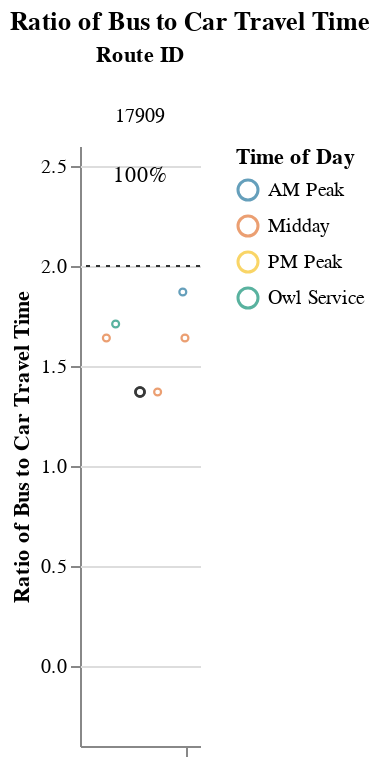
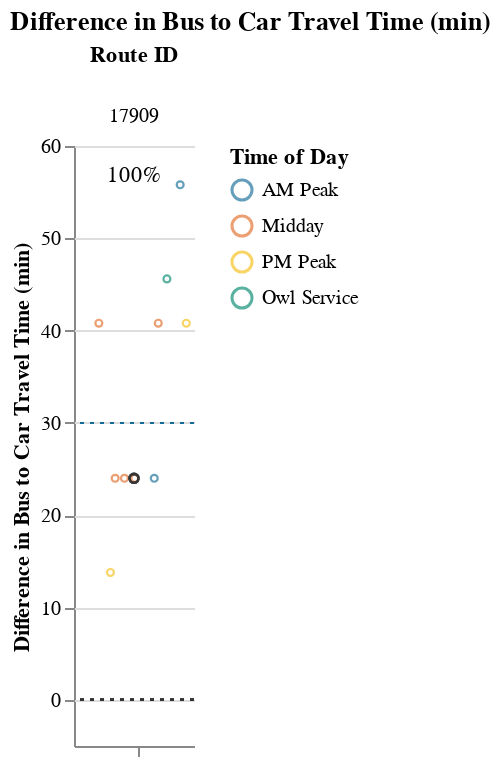

Notebook code for these charts, in order:
### Markdown cell above
### Long Routes (> 1.5 hrs)

### Code cell
route_group = "long"
try:
    subset_routes, mult, diff  = setup_charts(df, PCT_COMPETITIVE_THRESHOLD, route_group)
    if len(subset_routes) > 0:
        display(
            Markdown(
                f"{CAPTIONS_DICT[route_group]}"
                "Within each route group, routes are sorted in descending order "
                "by % competitive trips and # trips below the additional time cut-off."
            )
        )

        display(mult)
        display(diff)
except:
    print("No routes meet this criteria.")

### Figure 1 — Vega-Lite specification as saved in the notebook (floating-point values rounded to 4 significant figures)
{"config": {"view": {"continuousWidth": 400, "continuousHeight": 300, "stroke": null}, "facet": {"spacing": 0}}, "data": {"name": "data-01922e222d83407ece537925be3db19f"}, "facet": {"column": {"field": "route_id", "sort": ["17909"], "title": "Route ID", "type": "nominal"}}, "spec": {"layer": [{"mark": {"type": "point", "opacity": 0.65, "size": 12, "strokeWidth": 1.1}, "encoding": {"color": {"field": "time_of_day", "scale": {"range": ["#136C97", "#E16B26", "#F6BF16", "#00896B", "#7790A3", "#5B559C"]}, "sort": ["AM Peak", "Midday", "PM Peak", "Owl Service"], "title": "Time of Day", "type": "nominal"}, "tooltip": [{"field": "route_id", "type": "nominal"}, {"field": "trip_id", "type": "nominal"}, {"field": "service_hours", "type": "quantitative"}, {"field": "car_duration_hours", "type": "quantitative"}, {"field": "bus_multiplier", "type": "quantitative"}, {"field": "bus_difference", "type": "quantitative"}, {"field": "num_trips", "type": "quantitative"}, {"field": "num_competitive", "type": "quantitative"}, {"field": "pct_trips_competitive", "type": "quantitative"}, {"field": "p25", "type": "quantitative"}, {"field": "p50", "type": "quantitative"}, {"field": "p75", "type": "quantitative"}], "x": {"axis": {"grid": false, "labels": false, "ticks": true, "values": [0]}, "field": "jitter", "scale": {}, "title": null, "type": "quantitative"}, "y": {"field": "bus_multiplier", "scale": {"domain": [-0.25, 2.5]}, "title": "Ratio of Bus to Car Travel Time", "type": "quantitative"}}, "selection": {"selector001": {"type": "interval", "bind": "scales", "encodings": ["x", "y"]}}, "transform": [{"calculate": "sqrt(-2*log(random()))*cos(2*PI*random())", "as": "jitter"}], "width": 60}, {"layer": [{"mark": {"type": "point", "opacity": 0.6, "size": 20, "strokeWidth": 1.3}, "encoding": {"color": {"value": "#323434"}, "y": {"field": "bus_multiplier", "type": "quantitative"}}, "transform": [{"filter": "(datum.p50_trip === 1)"}]}, {"mark": {"type": "rule", "strokeDash": [2, 3]}, "encoding": {"color": {"value": "#323434"}, "y": {"field": "cutoff", "type": "quantitative"}}}, {"mark": {"type": "text", "align": "center", "baseline": "middle"}, "encoding": {"color": {"value": "black"}, "text": {"field": "pct_trips_competitive", "format": ".0%", "type": "quantitative"}, "tooltip": [{"field": "route_id", "type": "nominal"}, {"field": "trip_id", "type": "nominal"}, {"field": "service_hours", "type": "quantitative"}, {"field": "car_duration_hours", "type": "quantitative"}, {"field": "bus_multiplier", "type": "quantitative"}, {"field": "bus_difference", "type": "quantitative"}, {"field": "num_trips", "type": "quantitative"}, {"field": "num_competitive", "type": "quantitative"}, {"field": "pct_trips_competitive", "type": "quantitative"}, {"field": "p25", "type": "quantitative"}, {"field": "p50", "type": "quantitative"}, {"field": "p75", "type": "quantitative"}], "x": {"value": 30}, "y": {"value": 15}}, "transform": [{"calculate": "sqrt(-2*log(random()))*cos(2*PI*random())", "as": "jitter"}, {"filter": "(datum.fastest_trip === 1)"}]}]}]}, "resolve": {"scale": {"y": "shared"}}, "title": "Ratio of Bus to Car Travel Time", "$schema": "https://vega.github.io/schema/vega-lite/v4.17.0.json", "datasets": {"data-01922e222d83407ece537925be3db19f": [{"calitp_itp_id": 122, "trip_key": 8378563673706124481, "trip_id": "t_1310823_b_28693_tn_0", "shape_id": "p_914817", "route_id": "17909", "service_hours": 1.3, "trip_first_departure_ts": 68100, "trip_last_arrival_ts": 72780, "departure_hour": 18, "time_of_day": "PM Peak", "p25": 1.47, "p50": 1.61, "p75": 1.75, "p50_trip": 0, "fastest_trip": 1, "car_duration_hours": 1.07, "competitive_route": 1, "bus_multiplier": 1.21, "bus_difference": 13.8, "num_trips": 10, "num_competitive": 10, "pct_trips_competitive": 1.0, "bus_difference_spread": 42.0, "route_group": "long", "max_trip_hrs": 2.0, "max_trip_route_group": 2.0, "name": "Glenn County", "caltrans_district": "03 - Marysville", "drmt_organization_name": null, "cutoff2": 30.0, "cutoff": 2}, {"calitp_itp_id": 122, "trip_key": -690447106441252526, "trip_id": "t_1310822_b_28693_tn_0", "shape_id": "p_908499", "route_id": "17909", "service_hours": 1.47, "trip_first_departure_ts": 53700, "trip_last_arrival_ts": 58980, "departure_hour": 14, "time_of_day": "Midday", "p25": 1.47, "p50": 1.61, "p75": 1.75, "p50_trip": 1, "fastest_trip": 0, "car_duration_hours": 1.07, "competitive_route": 1, "bus_multiplier": 1.37, "bus_difference": 24.0, "num_trips": 10, "num_competitive": 10, "pct_trips_competitive": 1.0, "bus_difference_spread": 42.0, "route_group": "long", "max_trip_hrs": 2.0, "max_trip_route_group": 2.0, "name": "Glenn County", "caltrans_district": "03 - Marysville", "drmt_organization_name": null, "cutoff2": 30.0, "cutoff": 2}, {"calitp_itp_id": 122, "trip_key": 5299167220825219276, "trip_id": "t_1310820_b_28693_tn_0", "shape_id": "p_908499", "route_id": "17909", "service_hours": 1.47, "trip_first_departure_ts": 39300, "trip_last_arrival_ts": 44580, "departure_hour": 10, "time_of_day": "Midday", "p25": 1.47, "p50": 1.61, "p75": 1.75, "p50_trip": 1, "fastest_trip": 0, "car_duration_hours": 1.07, "competitive_route": 1, "bus_multiplier": 1.37, "bus_difference": 24.0, "num_trips": 10, "num_competitive": 10, "pct_trips_competitive": 1.0, "bus_difference_spread": 42.0, "route_group": "long", "max_trip_hrs": 2.0, "max_trip_route_group": 2.0, "name": "Glenn County", "caltrans_district": "03 - Marysville", "drmt_organization_name": null, "cutoff2": 30.0, "cutoff": 2}, {"calitp_itp_id": 122, "trip_key": -5696962348709086948, "trip_id": "t_2008414_b_28693_tn_0", "shape_id": "p_908499", "route_id": "17909", "service_hours": 1.47, "trip_first_departure_ts": 30300, "trip_last_arrival_ts": 35580, "departure_hour": 8, "time_of_day": "AM Peak", "p25": 1.47, "p50": 1.61, "p75": 1.75, "p50_trip": 1, "fastest_trip": 0, "car_duration_hours": 1.07, "competitive_route": 1, "bus_multiplier": 1.37, "bus_difference": 24.0, "num_trips": 10, "num_competitive": 10, "pct_trips_competitive": 1.0, "bus_difference_spread": 42.0, "route_group": "long", "max_trip_hrs": 2.0, "max_trip_route_group": 2.0, "name": "Glenn County", "caltrans_district": "03 - Marysville", "drmt_organization_name": null, "cutoff2": 30.0, "cutoff": 2}, {"calitp_itp_id": 122, "trip_key": 7436805990604491356, "trip_id": "t_1310821_b_28693_tn_0", "shape_id": "p_908499", "route_id": "17909", "service_hours": 1.47, "trip_first_departure_ts": 46500, "trip_last_arrival_ts": 51780, "departure_hour": 12, "time_of_day": "Midday", "p25": 1.47, "p50": 1.61, "p75": 1.75, "p50_trip": 1, "fastest_trip": 0, "car_duration_hours": 1.07, "competitive_route": 1, "bus_multiplier": 1.37, "bus_difference": 24.0, "num_trips": 10, "num_competitive": 10, "pct_trips_competitive": 1.0, "bus_difference_spread": 42.0, "route_group": "long", "max_trip_hrs": 2.0, "max_trip_route_group": 2.0, "name": "Glenn County", "caltrans_district": "03 - Marysville", "drmt_organization_name": null, "cutoff2": 30.0, "cutoff": 2}, {"calitp_itp_id": 122, "trip_key": -3226911145340985739, "trip_id": "t_1310819_b_28693_tn_0", "shape_id": "p_908510", "route_id": "17909", "service_hours": 1.75, "trip_first_departure_ts": 61200, "trip_last_arrival_ts": 67500, "departure_hour": 17, "time_of_day": "PM Peak", "p25": 1.47, "p50": 1.61, "p75": 1.75, "p50_trip": 0, "fastest_trip": 0, "car_duration_hours": 1.07, "competitive_route": 1, "bus_multiplier": 1.64, "bus_difference": 40.8, "num_trips": 10, "num_competitive": 10, "pct_trips_competitive": 1.0, "bus_difference_spread": 42.0, "route_group": "long", "max_trip_hrs": 2.0, "max_trip_route_group": 2.0, "name": "Glenn County", "caltrans_district": "03 - Marysville", "drmt_organization_name": null, "cutoff2": 30.0, "cutoff": 2}, {"calitp_itp_id": 122, "trip_key": -8238464466832489049, "trip_id": "t_1310818_b_28693_tn_0", "shape_id": "p_908498", "route_id": "17909", "service_hours": 1.75, "trip_first_departure_ts": 46800, "trip_last_arrival_ts": 53100, "departure_hour": 13, "time_of_day": "Midday", "p25": 1.47, "p50": 1.61, "p75": 1.75, "p50_trip": 0, "fastest_trip": 0, "car_duration_hours": 1.07, "competitive_route": 1, "bus_multiplier": 1.64, "bus_difference": 40.8, "num_trips": 10, "num_competitive": 10, "pct_trips_competitive": 1.0, "bus_difference_spread": 42.0, "route_group": "long", "max_trip_hrs": 2.0, "max_trip_route_group": 2.0, "name": "Glenn County", "caltrans_district": "03 - Marysville", "drmt_organization_name": null, "cutoff2": 30.0, "cutoff": 2}, {"calitp_itp_id": 122, "trip_key": -2400039725519935362, "trip_id": "t_1310817_b_28693_tn_0", "shape_id": "p_908498", "route_id": "17909", "service_hours": 1.75, "trip_first_departure_ts": 39600, "trip_last_arrival_ts": 45900, "departure_hour": 11, "time_of_day": "Midday", "p25": 1.47, "p50": 1.61, "p75": 1.75, "p50_trip": 0, "fastest_trip": 0, "car_duration_hours": 1.07, "competitive_route": 1, "bus_multiplier": 1.64, "bus_difference": 40.8, "num_trips": 10, "num_competitive": 10, "pct_trips_competitive": 1.0, "bus_difference_spread": 42.0, "route_group": "long", "max_trip_hrs": 2.0, "max_trip_route_group": 2.0, "name": "Glenn County", "caltrans_district": "03 - Marysville", "drmt_organization_name": null, "cutoff2": 30.0, "cutoff": 2}, {"calitp_itp_id": 122, "trip_key": -7650121137326938460, "trip_id": "t_1310816_b_28693_tn_0", "shape_id": "p_908498", "route_id": "17909", "service_hours": 1.83, "trip_first_departure_ts": 23400, "trip_last_arrival_ts": 30000, "departure_hour": 6, "time_of_day": "Owl Service", "p25": 1.47, "p50": 1.61, "p75": 1.75, "p50_trip": 0, "fastest_trip": 0, "car_duration_hours": 1.07, "competitive_route": 1, "bus_multiplier": 1.71, "bus_difference": 45.6, "num_trips": 10, "num_competitive": 10, "pct_trips_competitive": 1.0, "bus_difference_spread": 42.0, "route_group": "long", "max_trip_hrs": 2.0, "max_trip_route_group": 2.0, "name": "Glenn County", "caltrans_district": "03 - Marysville", "drmt_organization_name": null, "cutoff2": 30.0, "cutoff": 2}, {"calitp_itp_id": 122, "trip_key": 455423304295255853, "trip_id": "t_2008413_b_28693_tn_0", "shape_id": "p_908498", "route_id": "17909", "service_hours": 2.0, "trip_first_departure_ts": 31500, "trip_last_arrival_ts": 38700, "departure_hour": 8, "time_of_day": "AM Peak", "p25": 1.47, "p50": 1.61, "p75": 1.75, "p50_trip": 0, "fastest_trip": 0, "car_duration_hours": 1.07, "competitive_route": 1, "bus_multiplier": 1.87, "bus_difference": 55.8, "num_trips": 10, "num_competitive": 10, "pct_trips_competitive": 1.0, "bus_difference_spread": 42.0, "route_group": "long", "max_trip_hrs": 2.0, "max_trip_route_group": 2.0, "name": "Glenn County", "caltrans_district": "03 - Marysville", "drmt_organization_name": null, "cutoff2": 30.0, "cutoff": 2}]}}

### Figure 2 — Vega-Lite specification as saved in the notebook (floating-point values rounded to 4 significant figures)
{"config": {"view": {"continuousWidth": 400, "continuousHeight": 300, "stroke": null}, "facet": {"spacing": 0}}, "data": {"name": "data-0d4484ef69f577fe7e5ebcfbbf39ab36"}, "facet": {"column": {"field": "route_id", "sort": ["17909"], "title": "Route ID", "type": "nominal"}}, "spec": {"layer": [{"mark": {"type": "point", "opacity": 0.65, "size": 12, "strokeWidth": 1.1}, "encoding": {"color": {"field": "time_of_day", "scale": {"range": ["#136C97", "#E16B26", "#F6BF16", "#00896B", "#7790A3", "#5B559C"]}, "sort": ["AM Peak", "Midday", "PM Peak", "Owl Service"], "title": "Time of Day", "type": "nominal"}, "tooltip": [{"field": "route_id", "type": "nominal"}, {"field": "trip_id", "type": "nominal"}, {"field": "service_hours", "type": "quantitative"}, {"field": "car_duration_hours", "type": "quantitative"}, {"field": "bus_multiplier", "type": "quantitative"}, {"field": "bus_difference", "type": "quantitative"}, {"field": "num_trips", "type": "quantitative"}, {"field": "num_competitive", "type": "quantitative"}, {"field": "pct_trips_competitive", "type": "quantitative"}, {"field": "p25", "type": "quantitative"}, {"field": "p50", "type": "quantitative"}, {"field": "p75", "type": "quantitative"}], "x": {"axis": {"grid": false, "labels": false, "ticks": true, "values": [0]}, "field": "jitter", "scale": {}, "title": null, "type": "quantitative"}, "y": {"field": "bus_difference", "scale": {"domain": [-5, 55.8]}, "title": "Difference in Bus to Car Travel Time (min)", "type": "quantitative"}}, "selection": {"selector002": {"type": "interval", "bind": "scales", "encodings": ["x", "y"]}}, "transform": [{"calculate": "sqrt(-2*log(random()))*cos(2*PI*random())", "as": "jitter"}], "width": 60}, {"layer": [{"mark": {"type": "point", "opacity": 0.6, "size": 20, "strokeWidth": 1.3}, "encoding": {"color": {"value": "#323434"}, "y": {"field": "bus_difference", "type": "quantitative"}}, "transform": [{"filter": "(datum.p50_trip === 1)"}]}, {"mark": {"type": "rule", "strokeDash": [2, 3]}, "encoding": {"color": {"value": "#323434"}, "y": {"field": "cutoff", "type": "quantitative"}}}, {"mark": {"type": "rule", "strokeDash": [2, 3]}, "encoding": {"color": {"value": "#136C97"}, "y": {"field": "cutoff2", "type": "quantitative"}}}, {"mark": {"type": "text", "align": "center", "baseline": "middle"}, "encoding": {"color": {"value": "black"}, "text": {"field": "pct_trips_competitive", "format": ".0%", "type": "quantitative"}, "tooltip": [{"field": "route_id", "type": "nominal"}, {"field": "trip_id", "type": "nominal"}, {"field": "service_hours", "type": "quantitative"}, {"field": "car_duration_hours", "type": "quantitative"}, {"field": "bus_multiplier", "type": "quantitative"}, {"field": "bus_difference", "type": "quantitative"}, {"field": "num_trips", "type": "quantitative"}, {"field": "num_competitive", "type": "quantitative"}, {"field": "pct_trips_competitive", "type": "quantitative"}, {"field": "p25", "type": "quantitative"}, {"field": "p50", "type": "quantitative"}, {"field": "p75", "type": "quantitative"}], "x": {"value": 30}, "y": {"value": 15}}, "transform": [{"calculate": "sqrt(-2*log(random()))*cos(2*PI*random())", "as": "jitter"}, {"filter": "(datum.fastest_trip === 1)"}]}]}]}, "resolve": {"scale": {"y": "shared"}}, "title": "Difference in Bus to Car Travel Time (min)", "$schema": "https://vega.github.io/schema/vega-lite/v4.17.0.json", "datasets": {"data-0d4484ef69f577fe7e5ebcfbbf39ab36": [{"calitp_itp_id": 122, "trip_key": 8378563673706124481, "trip_id": "t_1310823_b_28693_tn_0", "shape_id": "p_914817", "route_id": "17909", "service_hours": 1.3, "trip_first_departure_ts": 68100, "trip_last_arrival_ts": 72780, "departure_hour": 18, "time_of_day": "PM Peak", "p25": 1.47, "p50": 1.61, "p75": 1.75, "p50_trip": 0, "fastest_trip": 1, "car_duration_hours": 1.07, "competitive_route": 1, "bus_multiplier": 1.21, "bus_difference": 13.8, "num_trips": 10, "num_competitive": 10, "pct_trips_competitive": 1.0, "bus_difference_spread": 42.0, "route_group": "long", "max_trip_hrs": 2.0, "max_trip_route_group": 2.0, "name": "Glenn County", "caltrans_district": "03 - Marysville", "drmt_organization_name": null, "cutoff2": 30.0, "cutoff": 0}, {"calitp_itp_id": 122, "trip_key": -690447106441252526, "trip_id": "t_1310822_b_28693_tn_0", "shape_id": "p_908499", "route_id": "17909", "service_hours": 1.47, "trip_first_departure_ts": 53700, "trip_last_arrival_ts": 58980, "departure_hour": 14, "time_of_day": "Midday", "p25": 1.47, "p50": 1.61, "p75": 1.75, "p50_trip": 1, "fastest_trip": 0, "car_duration_hours": 1.07, "competitive_route": 1, "bus_multiplier": 1.37, "bus_difference": 24.0, "num_trips": 10, "num_competitive": 10, "pct_trips_competitive": 1.0, "bus_difference_spread": 42.0, "route_group": "long", "max_trip_hrs": 2.0, "max_trip_route_group": 2.0, "name": "Glenn County", "caltrans_district": "03 - Marysville", "drmt_organization_name": null, "cutoff2": 30.0, "cutoff": 0}, {"calitp_itp_id": 122, "trip_key": 5299167220825219276, "trip_id": "t_1310820_b_28693_tn_0", "shape_id": "p_908499", "route_id": "17909", "service_hours": 1.47, "trip_first_departure_ts": 39300, "trip_last_arrival_ts": 44580, "departure_hour": 10, "time_of_day": "Midday", "p25": 1.47, "p50": 1.61, "p75": 1.75, "p50_trip": 1, "fastest_trip": 0, "car_duration_hours": 1.07, "competitive_route": 1, "bus_multiplier": 1.37, "bus_difference": 24.0, "num_trips": 10, "num_competitive": 10, "pct_trips_competitive": 1.0, "bus_difference_spread": 42.0, "route_group": "long", "max_trip_hrs": 2.0, "max_trip_route_group": 2.0, "name": "Glenn County", "caltrans_district": "03 - Marysville", "drmt_organization_name": null, "cutoff2": 30.0, "cutoff": 0}, {"calitp_itp_id": 122, "trip_key": -5696962348709086948, "trip_id": "t_2008414_b_28693_tn_0", "shape_id": "p_908499", "route_id": "17909", "service_hours": 1.47, "trip_first_departure_ts": 30300, "trip_last_arrival_ts": 35580, "departure_hour": 8, "time_of_day": "AM Peak", "p25": 1.47, "p50": 1.61, "p75": 1.75, "p50_trip": 1, "fastest_trip": 0, "car_duration_hours": 1.07, "competitive_route": 1, "bus_multiplier": 1.37, "bus_difference": 24.0, "num_trips": 10, "num_competitive": 10, "pct_trips_competitive": 1.0, "bus_difference_spread": 42.0, "route_group": "long", "max_trip_hrs": 2.0, "max_trip_route_group": 2.0, "name": "Glenn County", "caltrans_district": "03 - Marysville", "drmt_organization_name": null, "cutoff2": 30.0, "cutoff": 0}, {"calitp_itp_id": 122, "trip_key": 7436805990604491356, "trip_id": "t_1310821_b_28693_tn_0", "shape_id": "p_908499", "route_id": "17909", "service_hours": 1.47, "trip_first_departure_ts": 46500, "trip_last_arrival_ts": 51780, "departure_hour": 12, "time_of_day": "Midday", "p25": 1.47, "p50": 1.61, "p75": 1.75, "p50_trip": 1, "fastest_trip": 0, "car_duration_hours": 1.07, "competitive_route": 1, "bus_multiplier": 1.37, "bus_difference": 24.0, "num_trips": 10, "num_competitive": 10, "pct_trips_competitive": 1.0, "bus_difference_spread": 42.0, "route_group": "long", "max_trip_hrs": 2.0, "max_trip_route_group": 2.0, "name": "Glenn County", "caltrans_district": "03 - Marysville", "drmt_organization_name": null, "cutoff2": 30.0, "cutoff": 0}, {"calitp_itp_id": 122, "trip_key": -3226911145340985739, "trip_id": "t_1310819_b_28693_tn_0", "shape_id": "p_908510", "route_id": "17909", "service_hours": 1.75, "trip_first_departure_ts": 61200, "trip_last_arrival_ts": 67500, "departure_hour": 17, "time_of_day": "PM Peak", "p25": 1.47, "p50": 1.61, "p75": 1.75, "p50_trip": 0, "fastest_trip": 0, "car_duration_hours": 1.07, "competitive_route": 1, "bus_multiplier": 1.64, "bus_difference": 40.8, "num_trips": 10, "num_competitive": 10, "pct_trips_competitive": 1.0, "bus_difference_spread": 42.0, "route_group": "long", "max_trip_hrs": 2.0, "max_trip_route_group": 2.0, "name": "Glenn County", "caltrans_district": "03 - Marysville", "drmt_organization_name": null, "cutoff2": 30.0, "cutoff": 0}, {"calitp_itp_id": 122, "trip_key": -8238464466832489049, "trip_id": "t_1310818_b_28693_tn_0", "shape_id": "p_908498", "route_id": "17909", "service_hours": 1.75, "trip_first_departure_ts": 46800, "trip_last_arrival_ts": 53100, "departure_hour": 13, "time_of_day": "Midday", "p25": 1.47, "p50": 1.61, "p75": 1.75, "p50_trip": 0, "fastest_trip": 0, "car_duration_hours": 1.07, "competitive_route": 1, "bus_multiplier": 1.64, "bus_difference": 40.8, "num_trips": 10, "num_competitive": 10, "pct_trips_competitive": 1.0, "bus_difference_spread": 42.0, "route_group": "long", "max_trip_hrs": 2.0, "max_trip_route_group": 2.0, "name": "Glenn County", "caltrans_district": "03 - Marysville", "drmt_organization_name": null, "cutoff2": 30.0, "cutoff": 0}, {"calitp_itp_id": 122, "trip_key": -2400039725519935362, "trip_id": "t_1310817_b_28693_tn_0", "shape_id": "p_908498", "route_id": "17909", "service_hours": 1.75, "trip_first_departure_ts": 39600, "trip_last_arrival_ts": 45900, "departure_hour": 11, "time_of_day": "Midday", "p25": 1.47, "p50": 1.61, "p75": 1.75, "p50_trip": 0, "fastest_trip": 0, "car_duration_hours": 1.07, "competitive_route": 1, "bus_multiplier": 1.64, "bus_difference": 40.8, "num_trips": 10, "num_competitive": 10, "pct_trips_competitive": 1.0, "bus_difference_spread": 42.0, "route_group": "long", "max_trip_hrs": 2.0, "max_trip_route_group": 2.0, "name": "Glenn County", "caltrans_district": "03 - Marysville", "drmt_organization_name": null, "cutoff2": 30.0, "cutoff": 0}, {"calitp_itp_id": 122, "trip_key": -7650121137326938460, "trip_id": "t_1310816_b_28693_tn_0", "shape_id": "p_908498", "route_id": "17909", "service_hours": 1.83, "trip_first_departure_ts": 23400, "trip_last_arrival_ts": 30000, "departure_hour": 6, "time_of_day": "Owl Service", "p25": 1.47, "p50": 1.61, "p75": 1.75, "p50_trip": 0, "fastest_trip": 0, "car_duration_hours": 1.07, "competitive_route": 1, "bus_multiplier": 1.71, "bus_difference": 45.6, "num_trips": 10, "num_competitive": 10, "pct_trips_competitive": 1.0, "bus_difference_spread": 42.0, "route_group": "long", "max_trip_hrs": 2.0, "max_trip_route_group": 2.0, "name": "Glenn County", "caltrans_district": "03 - Marysville", "drmt_organization_name": null, "cutoff2": 30.0, "cutoff": 0}, {"calitp_itp_id": 122, "trip_key": 455423304295255853, "trip_id": "t_2008413_b_28693_tn_0", "shape_id": "p_908498", "route_id": "17909", "service_hours": 2.0, "trip_first_departure_ts": 31500, "trip_last_arrival_ts": 38700, "departure_hour": 8, "time_of_day": "AM Peak", "p25": 1.47, "p50": 1.61, "p75": 1.75, "p50_trip": 0, "fastest_trip": 0, "car_duration_hours": 1.07, "competitive_route": 1, "bus_multiplier": 1.87, "bus_difference": 55.8, "num_trips": 10, "num_competitive": 10, "pct_trips_competitive": 1.0, "bus_difference_spread": 42.0, "route_group": "long", "max_trip_hrs": 2.0, "max_trip_route_group": 2.0, "name": "Glenn County", "caltrans_district": "03 - Marysville", "drmt_organization_name": null, "cutoff2": 30.0, "cutoff": 0}]}}
